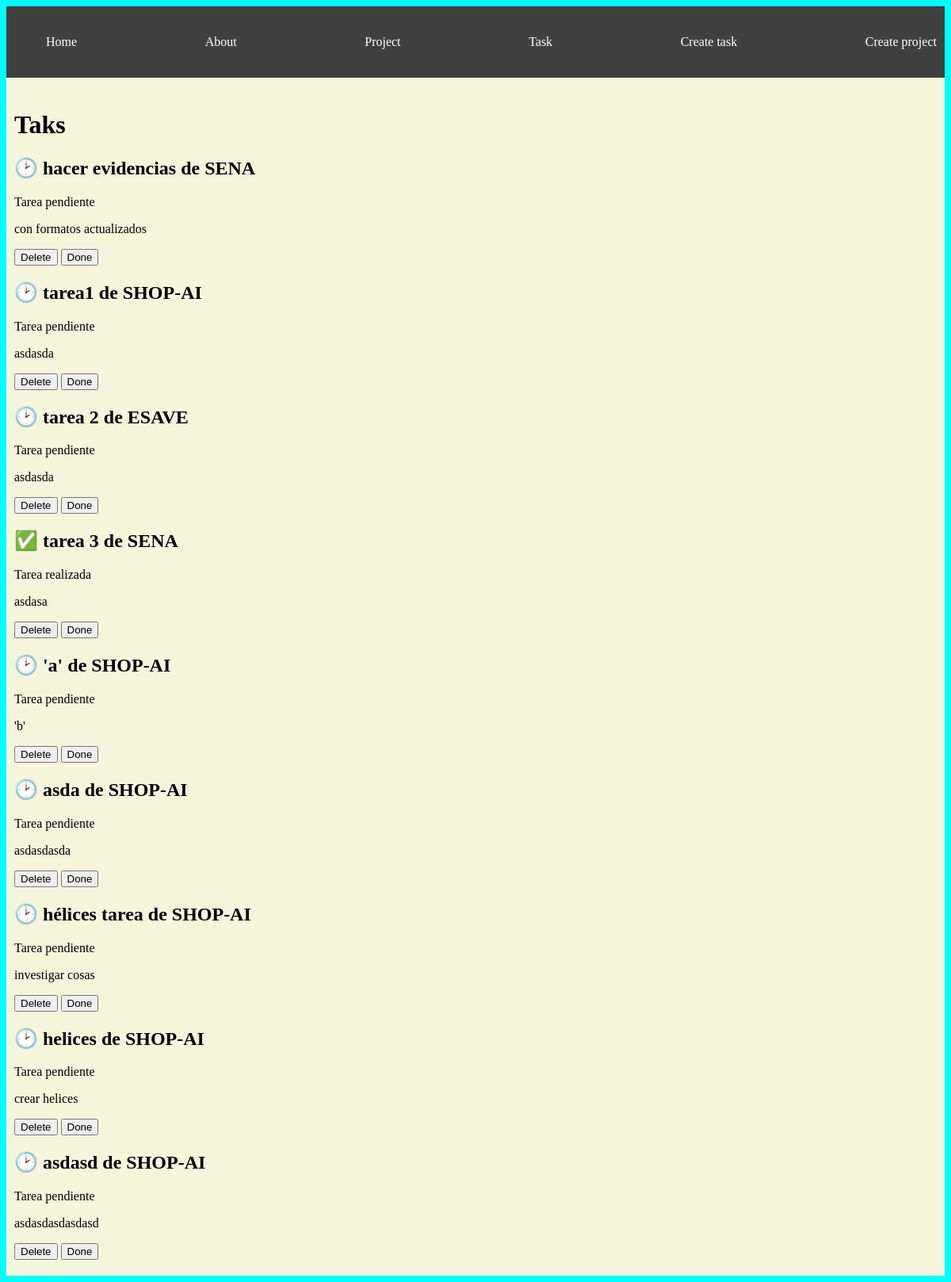
Page /task/ on the committed database.
### myapp/models.py (models this page shows, shortened)
class Task(models.Model):
    title = models.CharField(max_length=200)
    description = models.TextField()
    project = models.ForeignKey(Project, on_delete=models.CASCADE)
    done = models.BooleanField(default=False)

class Project(models.Model):
    name = models.CharField(max_length=200)

### myapp/views.py (the view)
# urls.py: path('task/', views.tasks, name="tasks"),
def tasks(request):
    tasks = Task.objects.all()
    return render(request, 'tasks/task.html', {
        'tasks': tasks
    })

### myapp/templates/tasks/task.html
{% extends 'layouts/base.html' %}
{% block content %}
<h1>Taks</h1>
{% for task in tasks %}
<article>
    <h2>{% if task.done == True %} ✅ {% else %} 🕑 {% endif %} {{task.title}} de {{task.project.name}}</h2>
    {% if task.done == False %}
    <p>Tarea pendiente</p>
    {% else %}
    <p>Tarea realizada</p>
    {% endif %}
    <p>{{task.description}}</p>
    <button>Delete</button>
    <button>Done</button>
</article>
{% endfor %}
{% endblock %}

### myapp/static/css/main.css (style rules this page uses)
body { background-color: aqua; color: aliceblue; }

### rows in the picture
Task: title "hacer evidencias", project.name "SENA", done "Tarea pendiente", description "con formatos actualizados"
Task: title "tarea1", project.name "SHOP-AI", done "Tarea pendiente", description "asdasda"
Task: title "tarea 2", project.name "ESAVE", done "Tarea pendiente", description "asdasda"
Task: title "tarea 3", project.name "SENA", done "Tarea realizada", description "asdasa"
Task: title "'a'", project.name "SHOP-AI", done "Tarea pendiente", description "'b'"
Task: title "asda", project.name "SHOP-AI", done "Tarea pendiente", description "asdasdasda"
Task: title "hélices tarea", project.name "SHOP-AI", done "Tarea pendiente", description "investigar cosas"
Task: title "helices", project.name "SHOP-AI", done "Tarea pendiente", description "crear helices"
Task: title "asdasd", project.name "SHOP-AI", done "Tarea pendiente", description "asdasdasdasdasd"
